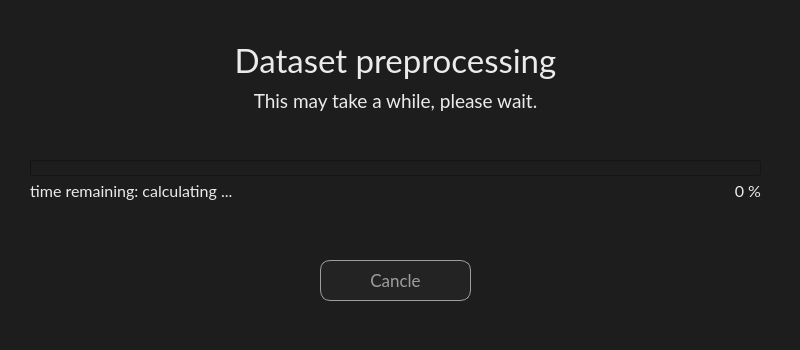
<?xml version="1.0" encoding="UTF-8"?>
<ui version="4.0">
 <class>ProgressDialog</class>
 <widget class="QDialog" name="ProgressDialog">
  <property name="geometry">
   <rect>
    <x>0</x>
    <y>0</y>
    <width>800</width>
    <height>350</height>
   </rect>
  </property>
  <property name="minimumSize">
   <size>
    <width>800</width>
    <height>350</height>
   </size>
  </property>
  <property name="maximumSize">
   <size>
    <width>800</width>
    <height>350</height>
   </size>
  </property>
  <property name="windowTitle">
   <string>Dialog</string>
  </property>
  <property name="styleSheet">
   <string notr="true">background-color: #1d1d1d;</string>
  </property>
  <widget class="QPushButton" name="button_no">
   <property name="geometry">
    <rect>
     <x>320</x>
     <y>260</y>
     <width>151</width>
     <height>41</height>
    </rect>
   </property>
   <property name="font">
    <font>
     <family>Lato</family>
     <pointsize>13</pointsize>
    </font>
   </property>
   <property name="cursor">
    <cursorShape>PointingHandCursor</cursorShape>
   </property>
   <property name="styleSheet">
    <string notr="true">QPushButton {
    border: 1px solid #9e9e9e;
    background-color: #232323; 
    color: #9e9e9e;
    border-radius: 10px;
}

QPushButton:hover {
	background-color: #131313;
}
</string>
   </property>
   <property name="text">
    <string>Cancle</string>
   </property>
  </widget>
  <widget class="QProgressBar" name="progressBar">
   <property name="geometry">
    <rect>
     <x>30</x>
     <y>160</y>
     <width>731</width>
     <height>16</height>
    </rect>
   </property>
   <property name="minimumSize">
    <size>
     <width>0</width>
     <height>0</height>
    </size>
   </property>
   <property name="font">
    <font>
     <family>Lato</family>
    </font>
   </property>
   <property name="styleSheet">
    <string notr="true"/>
   </property>
   <property name="value">
    <number>0</number>
   </property>
   <property name="textVisible">
    <bool>false</bool>
   </property>
  </widget>
  <widget class="QLabel" name="label_header">
   <property name="geometry">
    <rect>
     <x>0</x>
     <y>40</y>
     <width>791</width>
     <height>41</height>
    </rect>
   </property>
   <property name="font">
    <font>
     <family>Lato</family>
     <pointsize>25</pointsize>
    </font>
   </property>
   <property name="styleSheet">
    <string notr="true">color: #ebebeb;</string>
   </property>
   <property name="text">
    <string>Dataset preprocessing</string>
   </property>
   <property name="alignment">
    <set>Qt::AlignmentFlag::AlignCenter</set>
   </property>
  </widget>
  <widget class="QLabel" name="label_subheader">
   <property name="geometry">
    <rect>
     <x>0</x>
     <y>90</y>
     <width>791</width>
     <height>21</height>
    </rect>
   </property>
   <property name="font">
    <font>
     <family>Lato</family>
     <pointsize>14</pointsize>
     <fontweight>Light</fontweight>
    </font>
   </property>
   <property name="styleSheet">
    <string notr="true">color: #ebebeb;</string>
   </property>
   <property name="text">
    <string>This may take a while, please wait.</string>
   </property>
   <property name="alignment">
    <set>Qt::AlignmentFlag::AlignCenter</set>
   </property>
  </widget>
  <widget class="QLabel" name="label_percent">
   <property name="geometry">
    <rect>
     <x>430</x>
     <y>180</y>
     <width>331</width>
     <height>21</height>
    </rect>
   </property>
   <property name="font">
    <font>
     <family>Lato</family>
     <pointsize>12</pointsize>
     <bold>false</bold>
    </font>
   </property>
   <property name="styleSheet">
    <string notr="true">color: #ebebeb;</string>
   </property>
   <property name="text">
    <string>0 %</string>
   </property>
   <property name="alignment">
    <set>Qt::AlignmentFlag::AlignRight|Qt::AlignmentFlag::AlignTrailing|Qt::AlignmentFlag::AlignVCenter</set>
   </property>
  </widget>
  <widget class="QLabel" name="label_time_remaining">
   <property name="geometry">
    <rect>
     <x>30</x>
     <y>180</y>
     <width>361</width>
     <height>21</height>
    </rect>
   </property>
   <property name="font">
    <font>
     <family>Lato</family>
     <pointsize>12</pointsize>
     <stylestrategy>PreferDefault</stylestrategy>
     <fontweight>Light</fontweight>
    </font>
   </property>
   <property name="styleSheet">
    <string notr="true">color: #ebebeb;</string>
   </property>
   <property name="text">
    <string>time remaining: calculating ...</string>
   </property>
   <property name="alignment">
    <set>Qt::AlignmentFlag::AlignLeading|Qt::AlignmentFlag::AlignLeft|Qt::AlignmentFlag::AlignVCenter</set>
   </property>
  </widget>
 </widget>
 <resources/>
 <connections/>
</ui>
